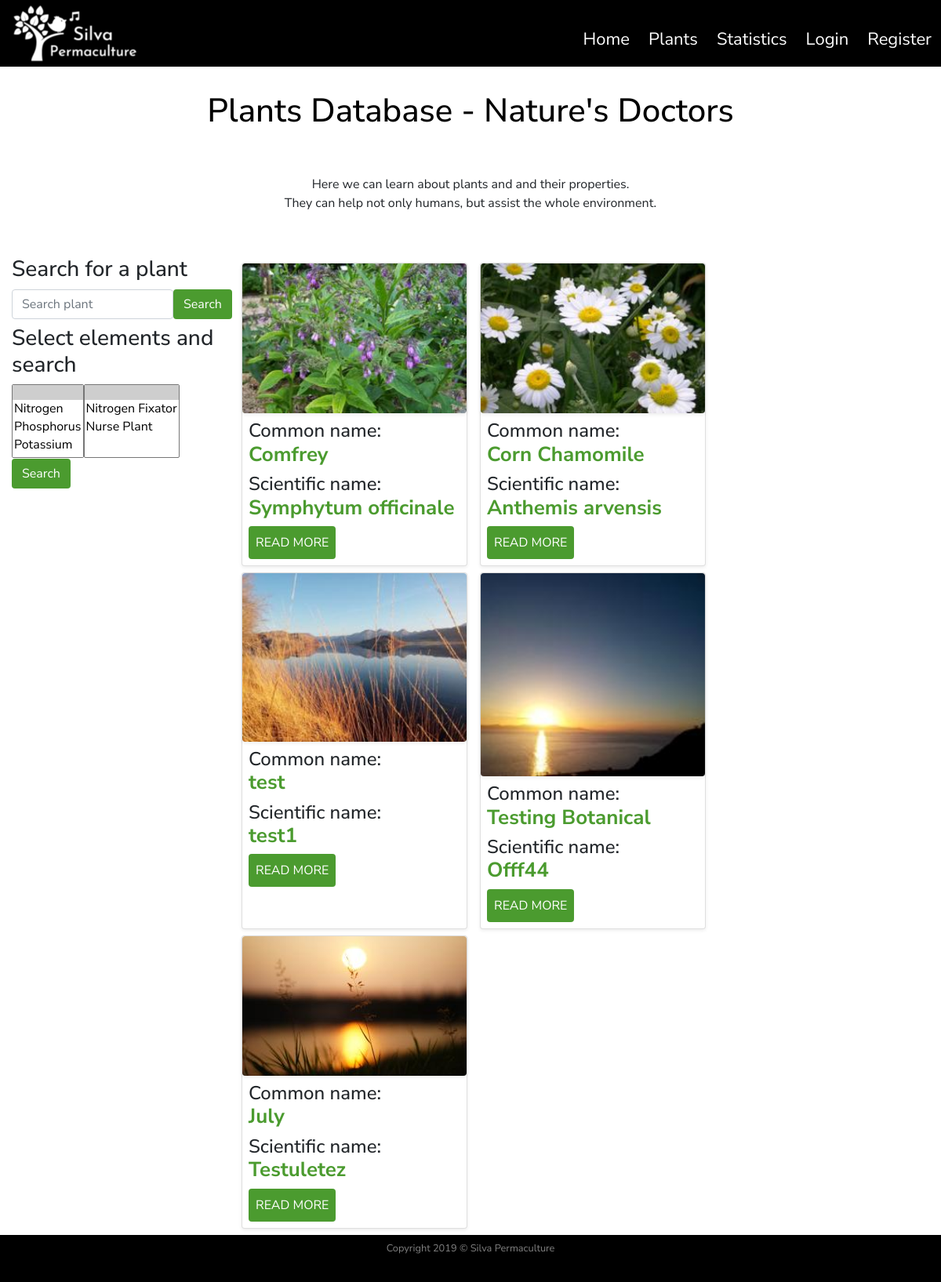
/plants, run on the app's committed database.
### silvapermaculture/models.py (models this page shows, shortened)
class SearchitMixin(object):
    @classmethod
    def search(cls, expression, page, per_page):
        ids, total = search_index(cls.__tablename__, expression, page, per_page)
        if total == 0:
            return cls.query.filter_by(id=0), 0
        when = []
        for i in range(len(ids)):
            when.append((ids[i],i))
        return cls.query.filter(cls.id.in_(ids)).order_by(
            db.case(when, value=cls.id)), total

class Plants(SearchitMixin, db.Model):
    __searchit__ = ['common_name', 'botanical_name', 'medicinal', 'region']
    id = db.Column(db.Integer, primary_key=True)
    common_name = db.Column(db.String(40), nullable=False)
    botanical_name = db.Column(db.String(80), unique=True, nullable=False)
    short_description = db.Column(db.Text, nullable=False)
    medicinal = db.Column(db.Text, nullable=False)
    other_uses = db.Column(db.Text, nullable=False)
    habitats = db.Column(db.Text, nullable=False)
    region = db.Column(db.Text, nullable=False)
    image_file = db.Column(db.String(20), default='default_plant_pic.jpg')
    date_added = db.Column(db.DateTime, nullable=False, default=datetime.utcnow)
    user_id = db.Column(db.Integer, db.ForeignKey('user.id'), nullable=False)
    dna = db.relationship('DNA', secondary = plants_dna_table)  # Dynamic_Nutrient_Accumulated
    nfn = db.relationship('NFN', secondary = plants_nfn_table)  # Nitrogen_Fixers_Nursing

### silvapermaculture/routes.py (the view)
@app.route("/plants")
def plants():
    plants = Plants.query.all()
    search = SearchForm()
    searchn = SearchFormN()
    return render_template('plants.html', title= 'Plants Database', plants=plants, search=search, searchn=searchn)

### silvapermaculture/forms.py
class SearchForm(FlaskForm):
    q = StringField(('Search plant'), validators=[DataRequired(),Length(max=60)])
    def __init__(self, *args, **kwargs):
        if 'formdata' not in kwargs:
            kwargs['formdata'] = request.args
        if 'csrf_enabled' not in kwargs:
            kwargs['csrf_enabled'] = False
        super(SearchForm, self).__init__(*args, **kwargs)
    submit = SubmitField('Search')

class SearchFormN(FlaskForm):
    dna = QuerySelectMultipleField('Select Element', validators=[DataRequired()], query_factory=enabled_dna, allow_blank=True, get_label='element')
    nfn = QuerySelectMultipleField('Select Property', validators=[DataRequired()], query_factory=enabled_nfn, allow_blank=True,
                                   get_label='plant_extra')
    def __init__(self, *args, **kwargs):
        if 'formdata' not in kwargs:
            kwargs['formdata'] = request.args
        if 'csrf_enabled' not in kwargs:
            kwargs['csrf_enabled'] = False
        super(SearchFormN, self).__init__(*args, **kwargs)
    submit = SubmitField('Search')

### silvapermaculture/forms.py (called while the page is built)
def enabled_dna():
    return DNA.query

def enabled_nfn():
    return NFN.query

### silvapermaculture/templates/plants.html
{% extends "layout.html" %}
    {% block content %}
        <div class="row">
            <div class="col-12">
                <h1 class="text-center my-4 py-2" id="headingOther">Plants Database - Nature's Doctors</h1>
            </div>
        </div>
        <div class="row my-3">
            <div class="col-12 mb-2">
                <p class="text-center p-2">Here we can learn about plants and and their properties.<br/>
                    They can help not only humans, but assist the whole environment. <br/>
                </p>
            </div>
        </div>
        <div class="row">
            <div class="col-12 col-lg-3">
                <h3 class="my-2 text-left">Search for a plant</h3>
                <form class="form-inline my-2 my-lg-0" method="get" action="{{url_for('search')}}">
                    <div class="form-group row">
                        <div class="col-12 ">
                    {{ search.q(size=20, class="form-control", placeholder=search.q.label.text) }}
                         </div>
                    </div>
                    <div class="col-1 m-0 p-0 mb-3 mb-sm-0 mr-lg-3">
                    {{ search.submit(class="btn btn-search") }}
                     </div>
                </form>
                <h3 class="my-2 text-left">Select elements and search</h3>
                <form class="form-inline my-2 my-lg-0" method="get" action="{{url_for('searchn') }}">
                        <div class="form-group row">
                                  {% if searchn.dna.errors %}
                                    {{ searchn.dna(class="form-control form-control-lg is-invalid") }}
                                    <div class="invalid-feedback">
                                        {% for error in searchn.dna.errors %}
                                            <span>{{ error }}</span>
                                        {% endfor %}
                                    </div>
                                  {% else %}
                                  <div class="col-12">
                                  {{ searchn.dna(class_="selectpicker", multiple=True) }}
                                  </div>
                                  {% endif %}
                        </div>
                        <div class="form-group row">
                                  {% if searchn.nfn.errors %}
                                    {{ searchn.nfn(class="form-control form-control-lg is-invalid") }}
                                    <div class="invalid-feedback">
                                        {% for error in searchn.nfn.errors %}
                                            <span>{{ error }}</span>
                                        {% endfor %}
                                    </div>
                                  {% else %}
                                   <div class="col-12">
                                  {{ searchn.nfn(class_="selectpicker", multiple=True) }}
                                   </div>
                                  {% endif %}
                        </div>
                        <div class="col-12 m-0 p-0">
                        {{ searchn.submit(class="btn btn-search ") }}
                        </div>
                </form>
            </div>
            <div class="col-12 col-lg-9 mt-lg-3">
                <div class="row">
                         {% for plant in plants %}
                        <div class="card shadow-sm my-2 my-lg-0 mx-lg-2 mb-lg-2" style="width: 18rem;">
                            <img class="img-fluid rounded shadow-sm" src="{{ url_for('static', filename='img/plants/' + plant.image_file) }}"  alt="Default plant image"/>
                              <div class="card-body p-2">
                                <h4 class="text-left">Common name:<br/> <span class="titles">{{ plant.common_name }}</span></h4>
                                <h4 class="text-left">Scientific name:<br/> <span class="titles">{{ plant.botanical_name }} </span></h4>
                                <a class="btn btn-readmore p-2" href="{{ url_for('plant', plant_id=plant.id) }}">READ MORE</a>
                              </div>
                        </div>
                        {% endfor %}
                </div>
            </div>
        </div>
    {% endblock content %} #Jinja2 allows to put the name of the block here so to know which block is closing if we have multiple.

### silvapermaculture/templates/layout.html (shortened to what this page needs)
<!doctype html>
<html lang="en">
<head>
    <link rel="stylesheet" href="https://stackpath.bootstrapcdn.com/bootstrap/4.3.1/css/bootstrap.min.css">
    <link rel="stylesheet" href="https://cdn.jsdelivr.net/npm/bootstrap-select@1.13.9/dist/css/bootstrap-select.min.css">
    <link rel="stylesheet" href="https://use.fontawesome.com/releases/v5.3.1/css/all.css"
crossorigin="anonymous">
    <link rel="stylesheet" href="{{ url_for('static', filename='css/style.css') }}" type="text/css">
</head>
<body class="d-flex flex-column">
<header>
    <div class="container-fluid">
                <div class="row">
                    <div class="col-12 col-sm-12 p-0">
                        <nav class="navbar navbar-expand-lg bg-black p-0  ">
                            <a class="navbar-brand  ml-3" href="{{ url_for('index') }}"><img class="img-fluid" src="{{ url_for('static', filename='img/logo_silva_white.png') }}" alt="Bird singing and Silva Permaculture text."/></a>
                            <div class="collapse navbar-collapse justify-content-end" id="navbarNav">
                                <ul class="navbar-nav mt-3">
                                    <li class="nav-item mx-1">
                                        <a class="nav-link items" href="{{ url_for('index') }}">Home<span class="sr-only">(current)</span></a>
                                    </li>
                                    <li class="nav-item mx-1">
                                        <a class="nav-link items" href="{{ url_for('plants') }}">Plants</a>
                                    </li>
                                    <li class="nav-item mx-1">
                                        <a class="nav-link items" href="{{ url_for('statistics') }}">Statistics</a>
                                    </li>
                                    {% if current_user.is_authenticated %}
                                         <li class="nav-item mx-1">
                                            <a class="nav-link items"  href="{{ url_for('new_plant') }}">Add Plant</a>
                                        </li>
                                        <li class="nav-item mx-1">
                                            <a class="nav-link items"  href="{{ url_for('account') }}">Account</a>
                                        </li>
                                        <li class="nav-item mx-1">
                                            <a class="nav-link items"  href="{{ url_for('logout') }}">Logout</a>
                                        </li>
                                    {% else %}
                                        <li class="nav-item mx-1">
                                            <a class="nav-link items" href="{{ url_for('login') }}">Login</a>
                                        </li>
                                        <li class="nav-item mx-1">
                                            <a class="nav-link items" href="{{ url_for('register') }}">Register</a>
                                        </li>
                                    {% endif %}
                                </ul>
                            </div>
                        </nav>
                    </div>
                </div>
            </div>
</header>
<main>
    <div class="container-fluid">
                {% block content %}
                {% endblock content %}
    </div>
</main>
<div class="container-fluid">
    <div class="row ">
        <div class="col-12 p-0 my-0">
            <footer  class="bg-black text-white-50">
                <div class="text-center  py-1">
                  <small class="py-2">Copyright 2019 &copy; Silva Permaculture</small>
                </div>
            </footer>
        </div>
    </div>
</div>
</body>
</html>

### silvapermaculture/static/css/style.css (style rules this page uses)
html, body { height: 100% }
body { font-family: 'Nunito Sans', sans-serif; font-size: 16px; display: flex; flex-direction: column; }
.bg-black { background-color: black }
.items { color:white; font-size:22px; transition: all .5s; }
main { flex: 1 0 auto }
#headingOther { color: black; font-size: 42px; }
.titles { color: #4B9B2F; font-size:26px; font-weight: bold }
.btn-readmore, .btn-search { background-color: #4B9B2F; color:white; transition: all .6s }
footer { flex-shrink: 0; height: 60px; }

### data on the page
Plants: image_file (picture), common_name "Comfrey", botanical_name "Symphytum officinale"
Plants: image_file (picture), common_name "Corn Chamomile", botanical_name "Anthemis arvensis"
Plants: image_file (picture), common_name "test", botanical_name "test1"
Plants: image_file (picture), common_name "Testing Botanical", botanical_name "Offf44"
Plants: image_file (picture), common_name "July", botanical_name "Testuletez"
